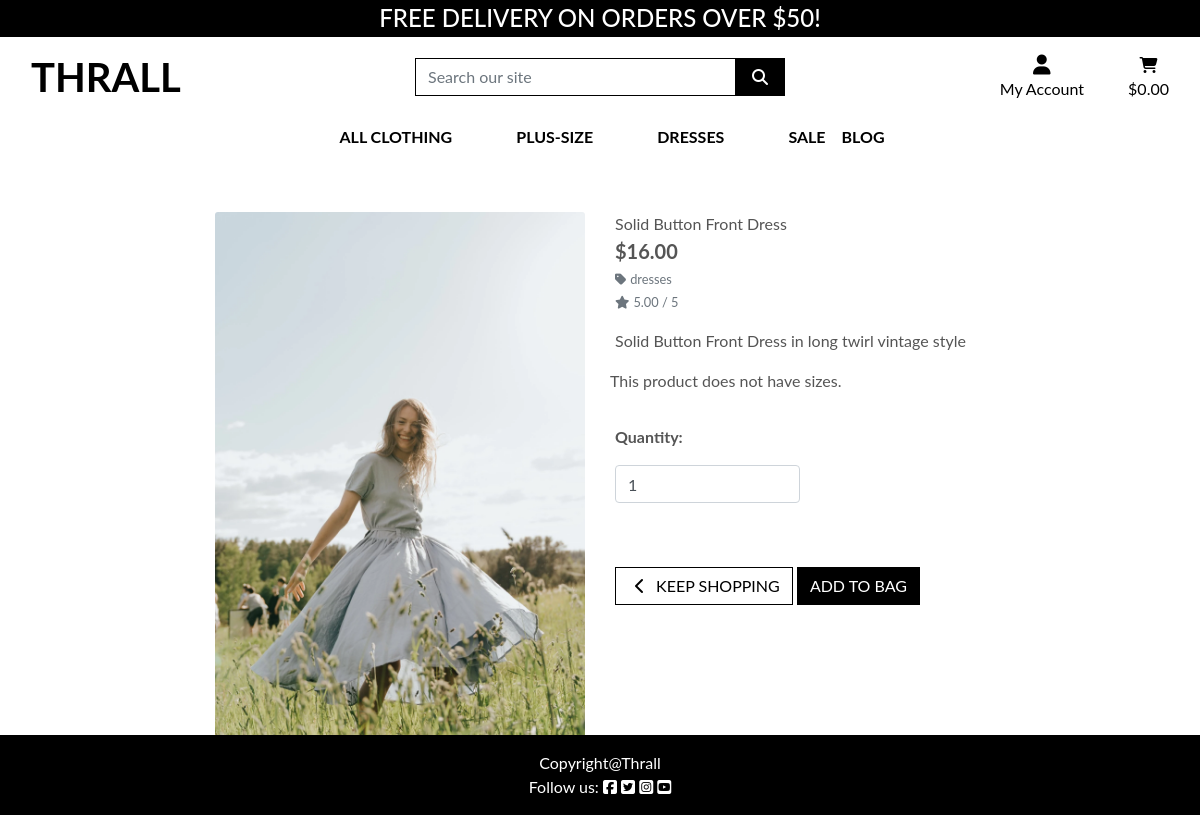
/products/3, run on an earlier commit of the app's database.
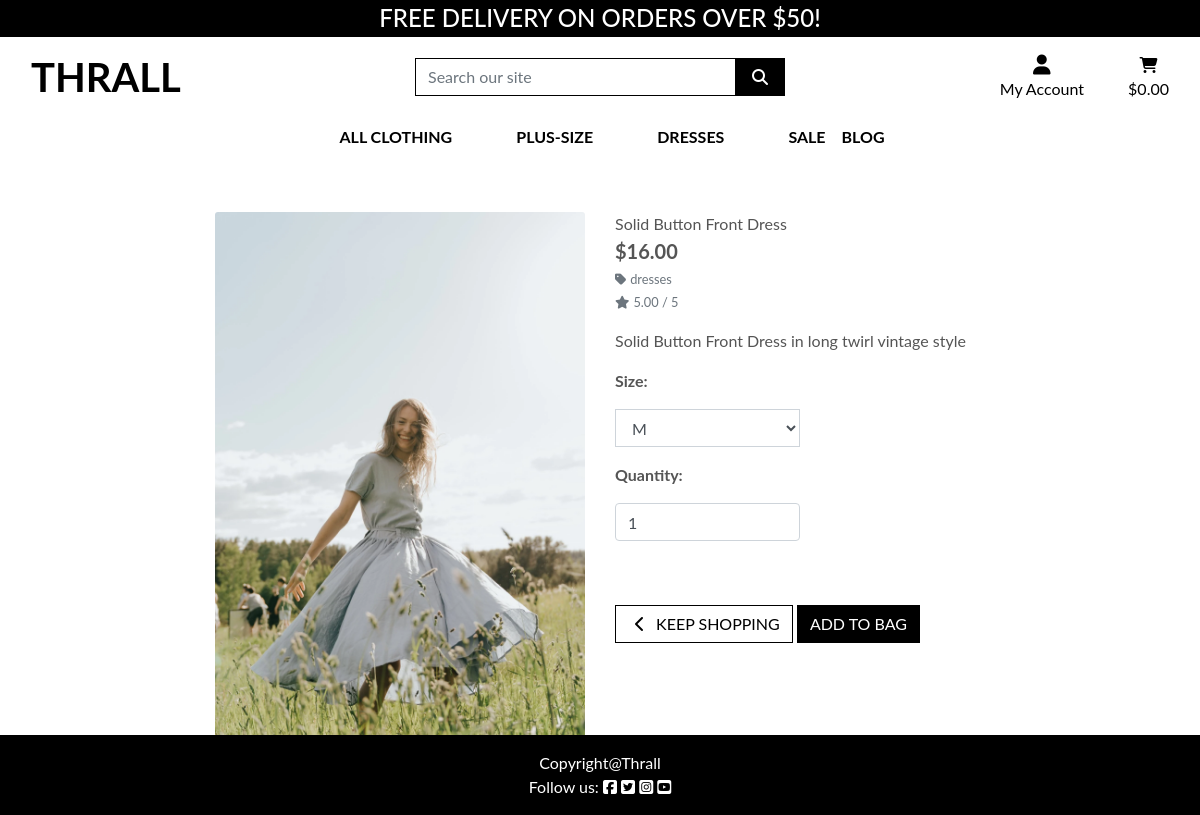
And on a later commit of the database.
### products/views.py (the view)
# urls.py: path('<product_id>', views.product_detail, name='product_detail'),
def product_detail(request, product_id):
    product = get_object_or_404(Product, pk=product_id)
    context = {
        'product': product,
    }
    return render(request, 'products/product_detail.html', context)

### bag/contexts.py (called while the page is built, shortened)
def bag_contents(request):
    bag_items = []
    total = 0
    product_count = 0
    bag = request.session.get('bag', {})
    if total < settings.FREE_DELIVERY_THRESHOLD:
        delivery = total * Decimal(settings.STANDARD_DELIVERY_PERCENTAGE / 100)
        free_delivery_delta = settings.FREE_DELIVERY_THRESHOLD - total
    else:
        delivery = 0
        free_delivery_delta = 0
    grand_total = delivery + total
    context = {
        'bag_items': bag_items,
        'total': total,
        'product_count': product_count,
        'delivery': delivery,
        'free_delivery_delta': free_delivery_delta,
        'free_delivery_threshold': settings.FREE_DELIVERY_THRESHOLD,
        'grand_total': grand_total,
    }
    return context

### products/templates/products/product_detail.html (shortened to what this page needs)
{% extends "base.html" %}
{% load static %}
{% block page_header %}
    <div class="container header-container">
    </div>
{% endblock %}
{% block content %}
    <div class="overlay"></div>
    <div class="container-fluid">
        <div class="row">
            <div class="col-12 col-md-6 col-lg-4 offset-lg-2">
                <div class="image-container my-5">
                    {% if product.image %}
                        <a href="{{ product.image.url }}" target="_blank">
                            <img class="card-img-top img-fluid" src="{{ product.image.url }}" alt="{{ product.name }}">
                        </a>
                        {% else %}
                        <a href="">
                            <img class="card-img-top img-fluid" src="{{ MEDIA_URL }}noimage.png" alt="{{ product.name }}">
                        </a>
                    {% endif %}
                </div>
            </div>
            <div class="col-12 col-md-6 col-lg-4">
                <div class="product-details-container mb-5 mt-md-5">
                    <p class="mb-0">{{ product.name }}</p>
                    <p class="lead mb-0 text-left font-weight-bold">${{ product.price }}</p>
                    {% if product.category %}
                    <p class="small mt-1 mb-0">
                        <a class="text-muted" href="{% url 'products' %}?category={{ product.category.name }}">
                            <i class="fas fa-tag mr-1"></i>{{ product.category.friendly_name }}
                        </a>
                    </p>
                    {% endif %}
                    {% if product.rating %}
                        <small class="text-muted"><i class="fas fa-star mr-1"></i>{{ product.rating }} / 5</small>
                    {% else %}
                        <small class="text-muted">No Rating</small>
                    {% endif %}
                    <p class="mt-3">{{ product.description }}</p>
                    <form class="form" action="{% url 'add_to_bag' product.id %}" method="POST">
                        <div class="form-row">
                            {% if product.has_sizes %}
                            <div class="col-12">
                                <p><strong>Size:</strong></p>
                                <select class="form-control rounded-0 w-50" name="product_size" id="id_product_size">
                                    <option value="m" selected>M</option>
                                </select>
                            </div>
                        {% else %}
                            <p>This product does not have sizes.</p>
                        {% endif %}
                            <div class="col-12">
                                <p class="mt-3"><strong>Quantity:</strong></p>
                                <div class="form-group w-50">
                                    <div class="input-group">
                                        <input class="form-control qty_input" type="number" name="quantity" value="1" min="1" max="99" data-item_id="{{ product.id }}" id="id_qty_{{ product.id }}">
                                    </div>
                                </div>
                            </div>
                            <div class="col{% if s %}-12 mt-2{% endif %}">
                                <a href="{% url 'products' %}" class="btn btn-outline-black rounded-0 mt-5">
                                    <span class="icon">
                                        <i class="fas fa-chevron-left"></i>
                                    </span>
                                    <span class="text-uppercase">Keep Shopping</span>
                                </a>
                                <input type="submit" class="btn btn-black rounded-0 text-uppercase mt-5" value="Add to Bag">
                            </div>
                        </div>
                    </form>
                </div>
            </div>
        </div>
    </div>
{% endblock %}

What changed in the data, as far as the page shows it:
changed Product "Solid Button Front Dress": has_sizes False → True (drawn)
Also different on the page:
form field product_size: (not shown) → "M"
text no longer shown: "This product does not have sizes."
text now shown: "Size:"
